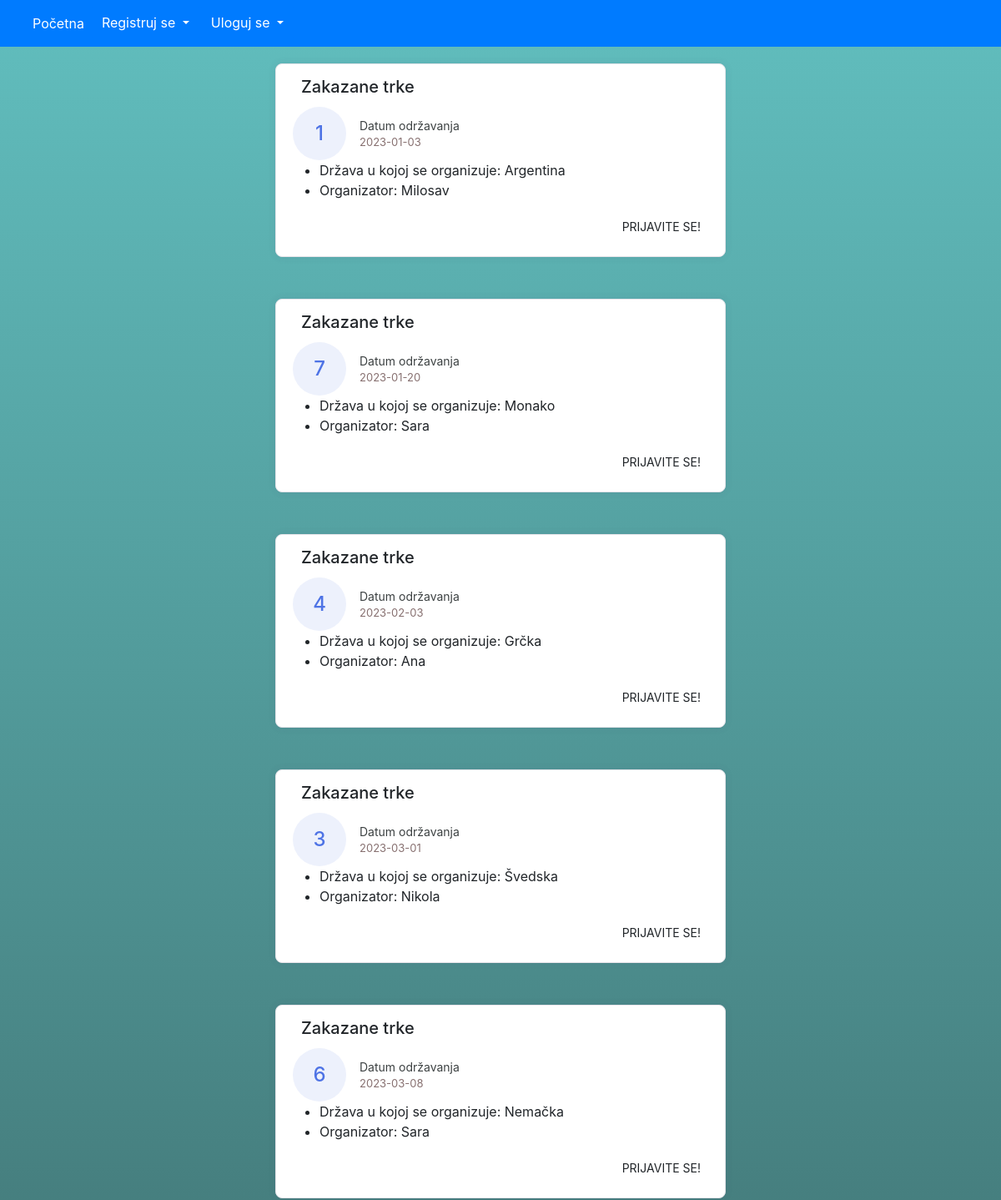
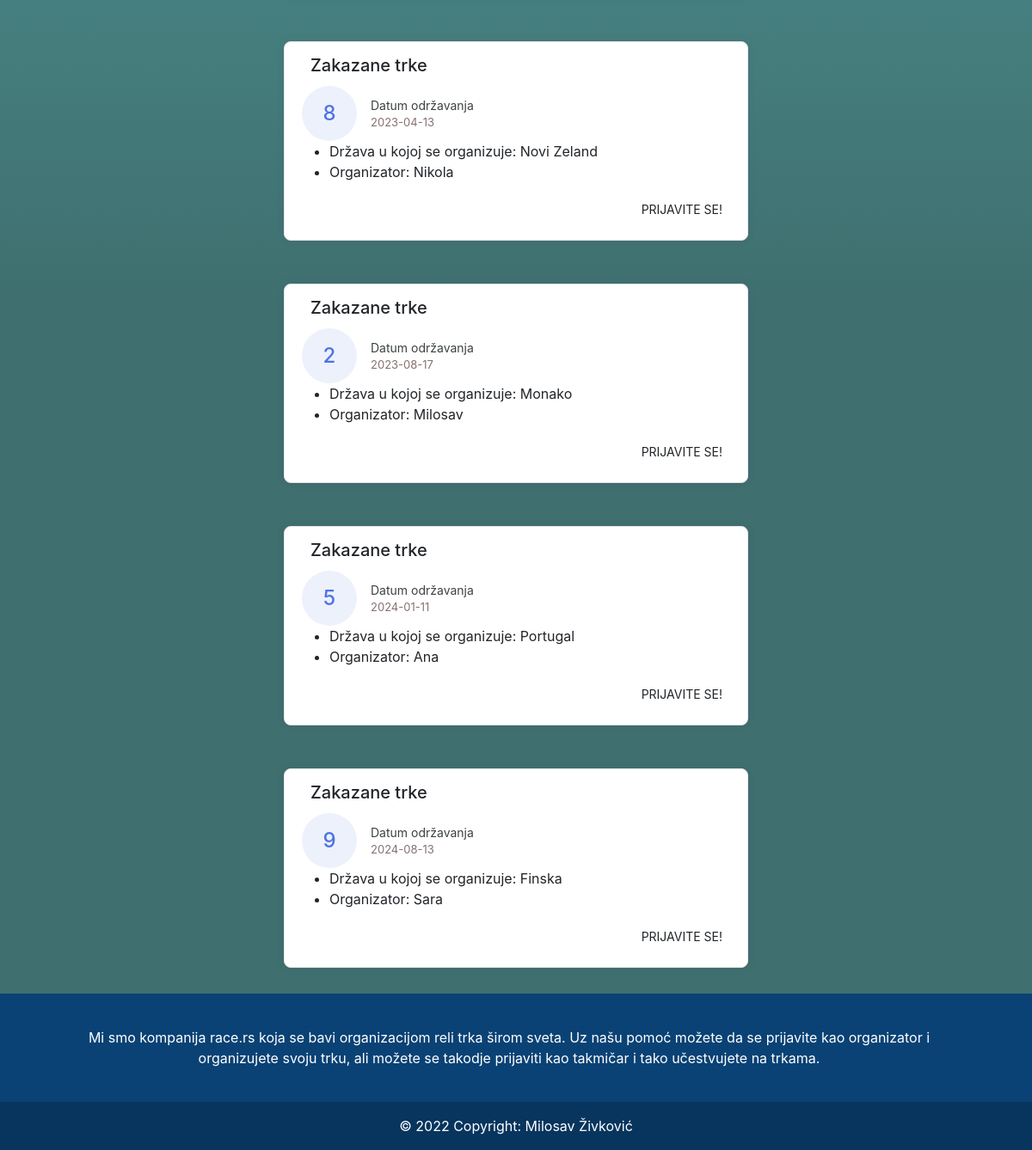
The page / on the database its author committed (2 pictures, top to bottom).
### tables this page shows
CREATE TABLE `trke` (
  `idTrke` int(6) UNSIGNED NOT NULL,
  `drzava` varchar(30) NOT NULL,
  `datum` date NOT NULL,
  `organizator` varchar(30) DEFAULT NULL
);

### index.php (the view, shortened to what this page needs)
<!DOCTYPE html>
<html lang="en">
<head>
    <link href="https://cdn.jsdelivr.net/npm/bootstrap@5.2.3/dist/css/bootstrap.min.css" rel="stylesheet">
    <link href="https://cdn.jsdelivr.net/npm/bootstrap@4.4.1/dist/css/bootstrap.min.css" rel="stylesheet">
    <link rel="stylesheet" href="css/style.css">
</head>
<body>
    <?php
        include 'komponente/nav.php';
        include 'database/konekcija.php';
        $sql = "SELECT * FROM trke ORDER BY datum ASC";
        $result = $conn->query($sql);
        while ($row = $result->fetch_assoc()) {
            echo '  <div class="container" style="padding-top:20px;">
                        <div class="row">
                            <div class="col-lg-6">
                                <div class="card card-margin">
                                    <div class="card-header no-border">
                                        <h5 class="card-title">Zakazane trke</h5>
                                    </div>
                                    <div class="card-body pt-0">
                                        <div class="widget-49">
                                            <div class="widget-49-title-wrapper">
                                                <div class="widget-49-date-primary">
                                                    <span class="widget-49-date-day">'. $row['idTrke'] . '</span>
                                                </div>
                                                <div class="widget-49-meeting-info">
                                                    <span class="widget-49-pro-title">Datum održavanja</span>
                                                    <span class="widget-49-meeting-time">' . $row['datum'] . '</span>
                                                </div>
                                            </div>
                                            <ul class="widget-49-meeting-points">
                                                <li class="widget-49-meeting-item"><span>Država u kojoj se organizuje: ' . $row['drzava'] . '</span></li>
                                                <li class="widget-49-meeting-item"><span>Organizator: ' . $row['organizator'] . '</li>
                                            </ul>
                                            <div class="widget-49-meeting-action">
                                                <a href="pages/prijavaNaTrku.php?id=' . $row["idTrke"] . '" class="btn btn-sm btn-flash-border-primary">Prijavite se!</a>
                                            </div>
                                        </div>
                                    </div>
                                </div>
                            </div>
                        </div>
                    </div>';
        }
    ?>
    <?php
        include 'komponente/footer.php';
    ?>
</body>
</html>

### komponente/nav.php (shortened to what this page needs)
<nav class="navbar navbar-expand-sm bg-primary navbar-dark">
    <div class="container-fluid">
        <form method="post">
            <ul class="navbar-nav">
                <li class="nav-item">
                    <a class="nav-link active" href="/reli/index.php">Početna</a>
                </li>
                <li class="nav-item">
                    <div class="dropdown">
                        <button type="button" class="btn btn-primary dropdown-toggle" data-bs-toggle="dropdown">
                        Registruj se
                        </button>
                    </div>
                </li>
                <?php
                if(!isset($_SESSION["ime"]))
                {
                    echo '<li class="nav-item">
                        <div class="dropdown">
                            <button type="button" class="btn btn-primary dropdown-toggle" data-bs-toggle="dropdown">
                            Uloguj se
                            </button>
                            <ul class="dropdown-menu">
                                <li><a class="dropdown-item" href="/reli/pages/login.php?n=1">Organizator</a></li>
                                <li><a class="dropdown-item" href="/reli/pages/login.php?n=2">Takmičar</a></li>
                            </ul>
                        </div>
                    </li>';
                }
                ?>
            </ul>
        </form>
    </div>
</nav>

### komponente/footer.php
<section class="">
  <footer class="text-center text-white" style="background-color: #0a4275;">
    <div class="container p-4 pb-0">
      <section class="">
        <p class="d-flex justify-content-center align-items-center">
          <span class="me-3">Mi smo kompanija race.rs koja se bavi organizacijom reli trka širom sveta. Uz našu pomoć možete da se
            prijavite kao organizator i organizujete svoju trku, ali možete se takodje prijaviti kao takmičar i tako učestvujete na
            trkama.</span>
        </p>
      </section>
    </div>
    <div class="text-center p-3" style="background-color: rgba(0, 0, 0, 0.2);">
      © <?php echo date("Y") ?> Copyright:
      <a class="text-white" href="mailto:milosavzivkovic04@gmail.com">Milosav Živković</a>
    </div>
  </footer>
</section>

### css/style.css (style rules this page uses)
p,h1,h3,h5 { margin:15px; }
body { background: rgb(63,111,111); background: linear-gradient(0deg, rgba(63,111,111,1) 35%, rgba(97,190,190,1) 100%); }
.card-margin { margin-bottom: 1.875rem; }
.card { border: 0; box-shadow: 0px 0px 10px 0px rgba(82, 63, 105, 0.1); -webkit-box-shadow: 0px 0px 10px 0px rgba(82, 63, 105, 0.1); -moz-box-shadow: 0px 0px 10px 0px rgba(82, 63, 105, 0.1); -ms-box-shadow: 0px 0px 10px 0px rgba(82, 63, 105, 0.1); }
.row { justify-content: center; align-items: center; }
.card { position: relative; display: flex; flex-direction: column; min-width: 0; word-wrap: break-word; background-color: #ffffff; background-clip: border-box; border: 1px solid #e6e4e9; border-radius: 8px; }
.card .card-header.no-border { border: 0; }
.card .card-header { background: none; padding: 0 0.9375rem; font-weight: 500; display: flex; align-items: center; min-height: 50px; }
.card-header:first-child { border-radius: calc(8px - 1px) calc(8px - 1px) 0 0; }
.widget-49 .widget-49-title-wrapper { display: flex; align-items: center; }
.widget-49 .widget-49-title-wrapper .widget-49-date-primary { display: flex; align-items: center; justify-content: center; flex-direction: column; background-color: #edf1fc; width: 4rem; height: 4rem; border-radius: 50%; }
.widget-49 .widget-49-title-wrapper .widget-49-date-primary .widget-49-date-day { color: #4e73e5; font-weight: 500; font-size: 1.5rem; line-height: 1; }
.widget-49 .widget-49-title-wrapper .widget-49-date-primary { color: #4e73e5; line-height: 1; font-size: 1rem; text-transform: uppercase; }
.widget-49 .widget-49-title-wrapper .widget-49-meeting-info { display: flex; flex-direction: column; margin-left: 1rem; }
.widget-49 .widget-49-title-wrapper .widget-49-meeting-info .widget-49-pro-title { color: #3c4142; font-size: 14px; }
.widget-49 .widget-49-title-wrapper .widget-49-meeting-info .widget-49-meeting-time { color: #877070; font-size: 13px; }
.widget-49 .widget-49-meeting-action { text-align: right; }
.widget-49 .widget-49-meeting-action a { text-transform: uppercase; }

### rows shown on the page
trke: idTrke "1", datum "2023-01-03", drzava "Argentina", organizator "Milosav"
trke: idTrke "7", datum "2023-01-20", drzava "Monako", organizator "Sara"
trke: idTrke "4", datum "2023-02-03", drzava "Grčka", organizator "Ana"
trke: idTrke "3", datum "2023-03-01", drzava "Švedska", organizator "Nikola"
trke: idTrke "6", datum "2023-03-08", drzava "Nemačka", organizator "Sara"
trke: idTrke "8", datum "2023-04-13", drzava "Novi Zeland", organizator "Nikola"
trke: idTrke "2", datum "2023-08-17", drzava "Monako", organizator "Milosav"
trke: idTrke "5", datum "2024-01-11", drzava "Portugal", organizator "Ana"
trke: idTrke "9", datum "2024-08-13", drzava "Finska", organizator "Sara"
